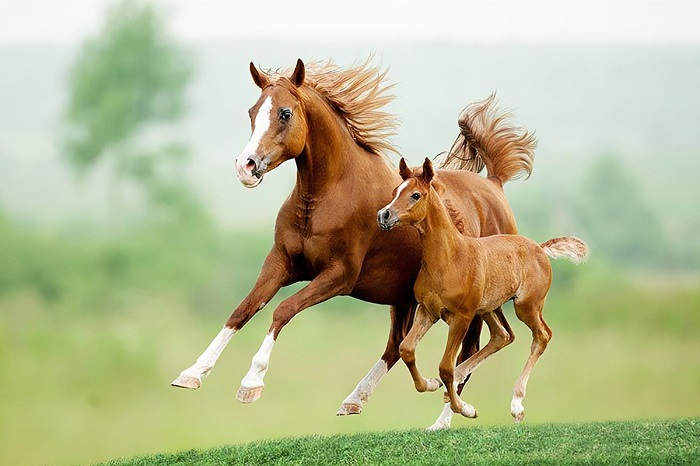
#> input picture DIP/1.jpg, 700 x 466 px
$ python Hist_equalization.py
#> lines starting #> are read from the running program, lines starting #| are printed output that depends on the picture
import matplotlib.pyplot as plt
import numpy as np
import cv2
import math


def main():
    rgb = cv2.imread('1.jpg')
#> rgb is the input picture: shape (466, 700, 3); mean B, G, R 145.7, 185.8, 182.1
    print(rgb.shape)
#| (466, 700, 3)
    grayscale = rgb_to_grayscale(rgb)

    result = hist_equal(grayscale)

    img_set = [grayscale, result]
    title_set = ['Original Image', 'Eqalize Image']

    plot_img(img_set, title_set)


def hist_equal(img):
    row, col = img.shape
    img_1d = img.reshape(-1)
    num_of_pixels = np.zeros((256,), dtype=int)

    for i in range(len(img_1d)):
        num_of_pixels[img_1d[i]] += 1

    equalization = []

    for i in range(256):
        pdf = num_of_pixels[i]/np.sum(num_of_pixels)

        if i == 0:
            cdf = pdf
        else:
            cdf = cdf + pdf

        equalization.append(math.ceil(cdf * 256))

    result = np.zeros((row, col), dtype=np.uint8)
    for i in range(row):
        for j in range(col):
            result[i, j] = equalization[img[i, j]]

    return result


def rgb_to_grayscale(rgb):
    red, green, blue = rgb[:, :, 0], rgb[:, :, 1], rgb[:, :, 2]
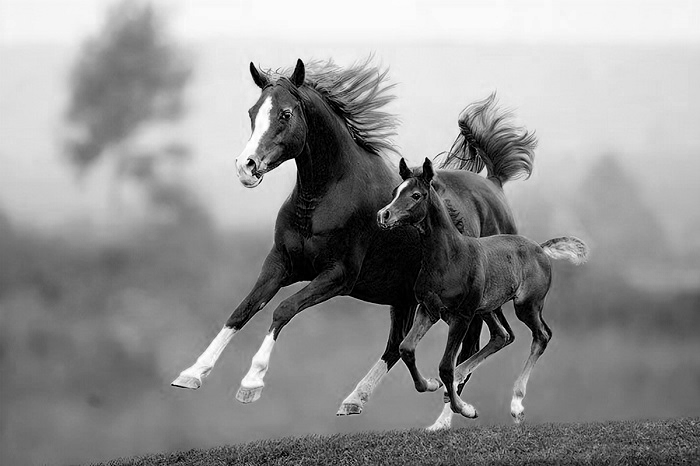
#> red: shape (466, 700); min 0, max 255, mean 145.7
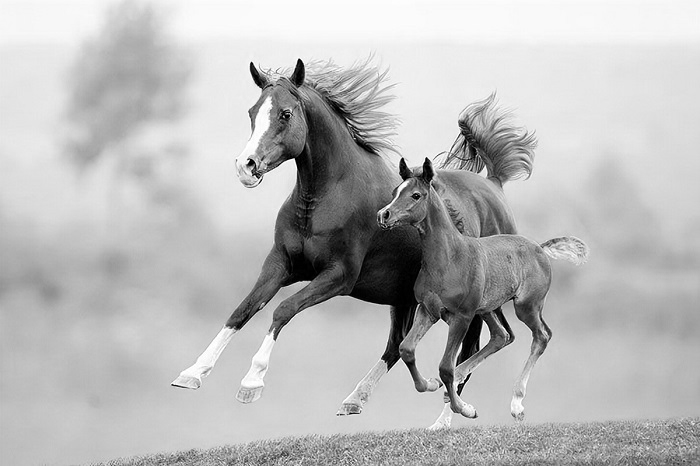
#> green: shape (466, 700); min 0, max 255, mean 185.8
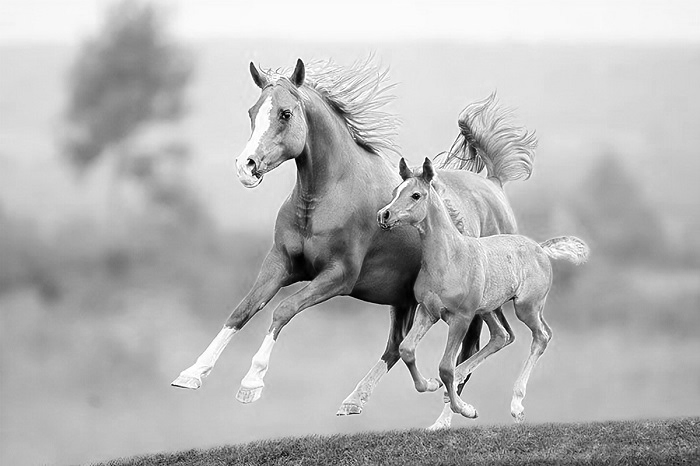
#> blue: shape (466, 700); min 0, max 255, mean 182.1

    graysclae = red * 0.2989 + green * 0.5870 + blue * 0.1140
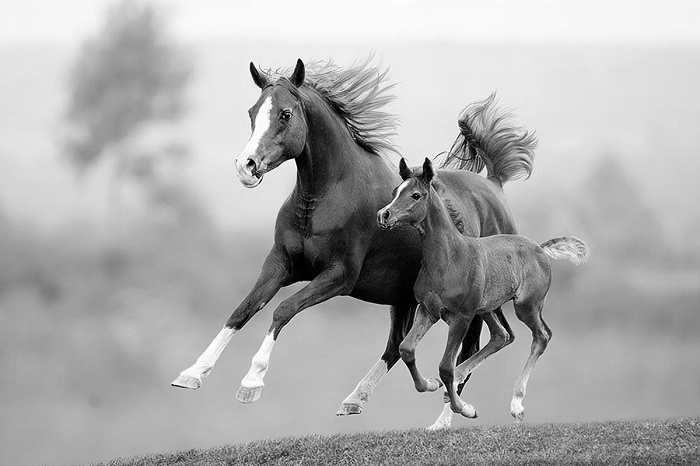
#> graysclae: shape (466, 700) float64; min 0, max 255, mean 173.3
    graysclae = graysclae.astype(int)
#> after the loop in hist_equal, `for i in range(len(img_1d)):`: num_of_pixels = 256 values, max 4654 at index 187, min 0 at index 255, mean 1274.2
#> the loop in hist_equal, `for i in range(256):` made 256 passes
#> (pdf, cdf) on passes 1 to 12: (0.000543, 0.000543), (0.00131, 0.00185), (0.00144, 0.00329), (0.00138, 0.00467), (0.00137, 0.00604), (0.00117, 0.00721), (0.001, 0.00821), (0.00104, 0.00925), (0.000947, 0.0102), (0.000932, 0.0111), (0.000904, 0.012), (0.000914, 0.0129)
#> after the loop in hist_equal, `for i in range(256):`: equalization = 256 values from 1 to 256
#> after the loop in hist_equal, `for i in range(row):`:
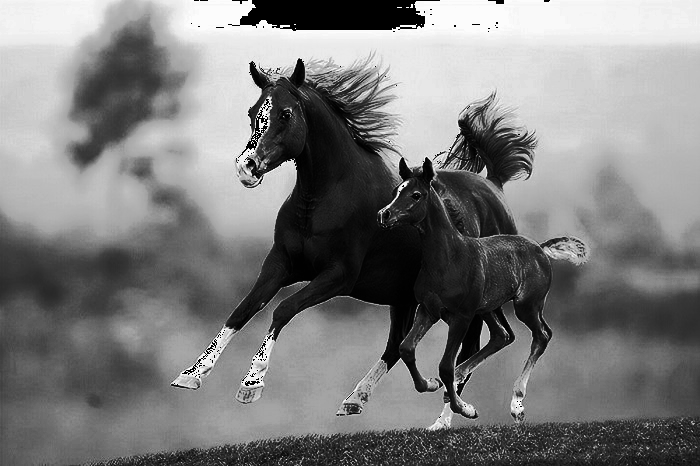
#> result: shape (466, 700); min 0, max 252, mean 124.9

    return graysclae


def plot_img(img_set, title_set):
    n = len(img_set)
#> n = 2
    plt.figure(figsize=(15, 15))
    plot_number = 1

    for i in range(n):
        plt.subplot(2, 2, plot_number)
        plt.title(title_set[i])
        plt.imshow(img_set[i], cmap='gray')

        plt.subplot(2, 2, plot_number+1)
        plt.title(title_set[i] + ' Histogram')
        plt.hist(img_set[i].ravel(), 256, [0, 256])
        plt.xlabel('Intensity')
        plt.ylabel('Number of pixels')

        plot_number += 2
#> after the loop, plot_number = 5

    plt.show()
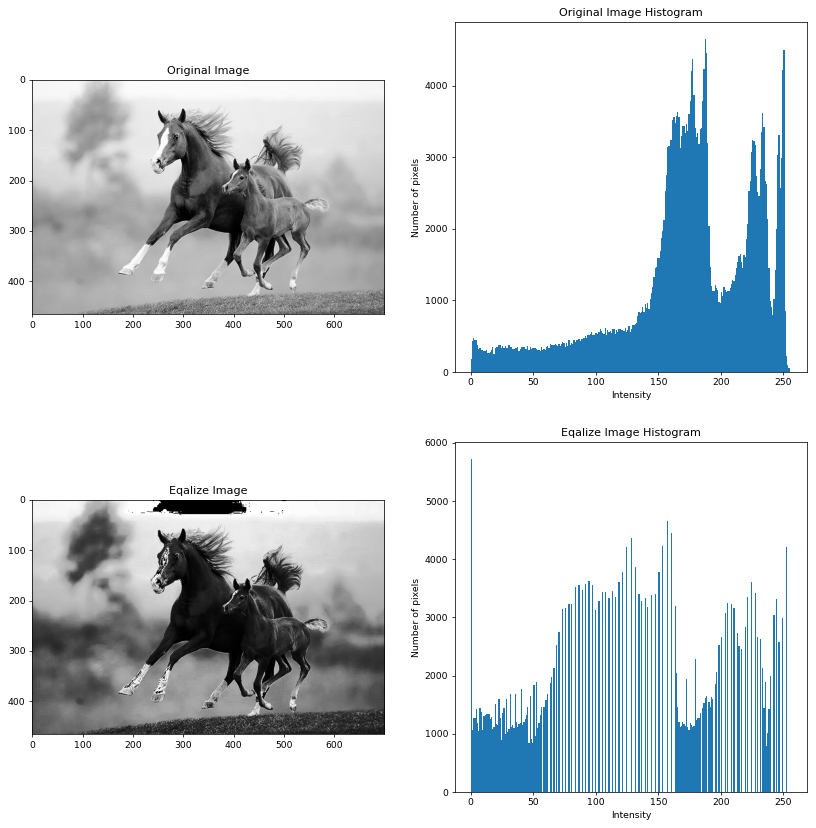
#> figure drawn by matplotlib, 4 panels; panel 2: tallest bar 4654 high, from x = 187 to 188; panel 4: tallest bar 5728 high, from x = 0 to 1


if __name__ == '__main__':
    main()
